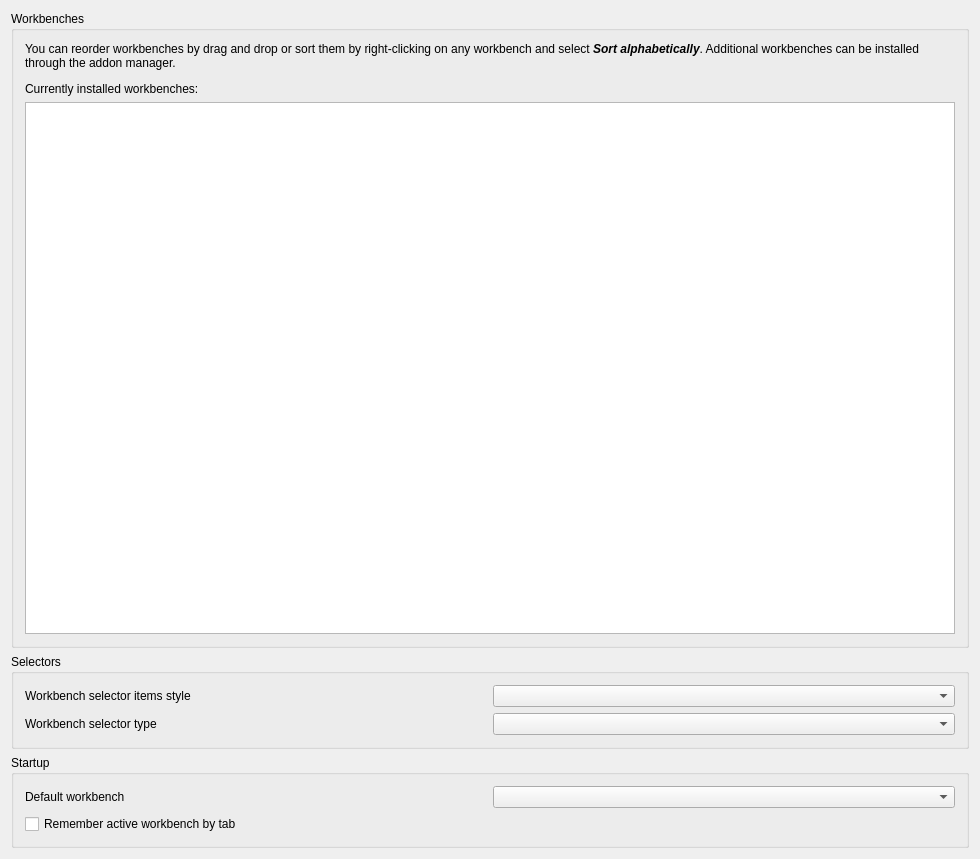
<?xml version="1.0" encoding="UTF-8"?>
<ui version="4.0">
 <class>Gui::Dialog::DlgSettingsWorkbenches</class>
 <widget class="QWidget" name="Gui::Dialog::DlgSettingsWorkbenches">
  <property name="geometry">
   <rect>
    <x>0</x>
    <y>0</y>
    <width>980</width>
    <height>859</height>
   </rect>
  </property>
  <property name="windowTitle">
   <string>Available Workbenches</string>
  </property>
  <layout class="QVBoxLayout" name="verticalLayout_3">
   <item>
    <widget class="QGroupBox" name="groupBox">
     <property name="title">
      <string>Workbenches</string>
     </property>
     <layout class="QVBoxLayout" name="verticalLayout_4">
      <item>
       <widget class="QLabel" name="noteLabel">
        <property name="sizePolicy">
         <sizepolicy hsizetype="Preferred" vsizetype="Preferred">
          <horstretch>0</horstretch>
          <verstretch>0</verstretch>
         </sizepolicy>
        </property>
        <property name="minimumSize">
         <size>
          <width>0</width>
          <height>50</height>
         </size>
        </property>
        <property name="text">
         <string>&lt;html&gt;&lt;head/&gt;&lt;body&gt;&lt;p&gt;You can reorder workbenches by drag and drop or sort them by right-clicking on any workbench and select &lt;span style=&quot;  font-weight:600; font-style:italic;&quot;&gt;Sort alphabetically&lt;/span&gt;. Additional workbenches can be installed through the addon manager.&lt;/p&gt;&lt;p&gt;
Currently installed workbenches:&lt;/p&gt;&lt;/body&gt;&lt;/html&gt;</string>
        </property>
        <property name="wordWrap">
         <bool>true</bool>
        </property>
       </widget>
      </item>
      <item>
       <widget class="ListWidgetDragBugFix" name="wbList"/>
      </item>
     </layout>
    </widget>
   </item>
   <item>
    <widget class="QGroupBox" name="groupBox_3">
     <property name="title">
      <string>Selectors</string>
     </property>
     <layout class="QVBoxLayout" name="verticalLayout">
      <item>
       <layout class="QHBoxLayout">
        <property name="spacing">
         <number>6</number>
        </property>
        <property name="leftMargin">
         <number>0</number>
        </property>
        <property name="topMargin">
         <number>0</number>
        </property>
        <property name="rightMargin">
         <number>0</number>
        </property>
        <property name="bottomMargin">
         <number>0</number>
        </property>
        <item>
         <widget class="QLabel" name="WorkbenchSelectorItemLabel">
          <property name="text">
           <string>Workbench selector items style</string>
          </property>
         </widget>
        </item>
        <item>
         <widget class="QComboBox" name="WorkbenchSelectorItem">
          <property name="toolTip">
           <string>Customizes how the items are displayed</string>
          </property>
         </widget>
        </item>
       </layout>
      </item>
      <item>
       <layout class="QHBoxLayout">
        <property name="spacing">
         <number>6</number>
        </property>
        <property name="leftMargin">
         <number>0</number>
        </property>
        <property name="topMargin">
         <number>0</number>
        </property>
        <property name="rightMargin">
         <number>0</number>
        </property>
        <property name="bottomMargin">
         <number>0</number>
        </property>
        <item>
         <widget class="QLabel" name="WorkbenchSelectorTypeLabel">
          <property name="text">
           <string>Workbench selector type</string>
          </property>
         </widget>
        </item>
        <item>
         <widget class="QComboBox" name="WorkbenchSelectorType">
          <property name="toolTip">
           <string>Choose the workbench selector widget type (restart required)</string>
          </property>
         </widget>
        </item>
       </layout>
      </item>
     </layout>
    </widget>
   </item>
   <item>
    <widget class="QGroupBox" name="groupBox_2">
     <property name="title">
      <string>Startup</string>
     </property>
     <layout class="QVBoxLayout" name="verticalLayout_2">
      <item>
       <layout class="QHBoxLayout">
        <property name="spacing">
         <number>6</number>
        </property>
        <property name="leftMargin">
         <number>0</number>
        </property>
        <property name="topMargin">
         <number>0</number>
        </property>
        <property name="rightMargin">
         <number>0</number>
        </property>
        <property name="bottomMargin">
         <number>0</number>
        </property>
        <item>
         <widget class="QLabel" name="autoModuleLabel">
          <property name="text">
           <string>Default workbench</string>
          </property>
         </widget>
        </item>
        <item>
         <widget class="QComboBox" name="AutoloadModuleCombo">
          <property name="toolTip">
           <string>Changes which workbench will be activated and shown
after FuCadUp launches</string>
          </property>
         </widget>
        </item>
       </layout>
      </item>
      <item>
       <widget class="Gui::PrefCheckBox" name="CheckBox_WbByTab">
        <property name="toolTip">
         <string>Remembers which workbench is active for each tab of the viewport</string>
        </property>
        <property name="text">
         <string>Remember active workbench by tab</string>
        </property>
        <property name="checked">
         <bool>false</bool>
        </property>
        <property name="prefEntry" stdset="0">
         <cstring>SaveWBbyTab</cstring>
        </property>
        <property name="prefPath" stdset="0">
         <cstring>View</cstring>
        </property>
       </widget>
      </item>
     </layout>
    </widget>
   </item>
  </layout>
 </widget>
 <layoutdefault spacing="6" margin="11"/>
 <customwidgets>
  <customwidget>
   <class>Gui::PrefCheckBox</class>
   <extends>QCheckBox</extends>
   <header>Gui/PrefWidgets.h</header>
  </customwidget>
  <customwidget>
   <class>ListWidgetDragBugFix</class>
   <extends>QListWidget</extends>
   <header>ListWidgetDragBugFix.h</header>
  </customwidget>
 </customwidgets>
 <resources/>
 <connections/>
</ui>
